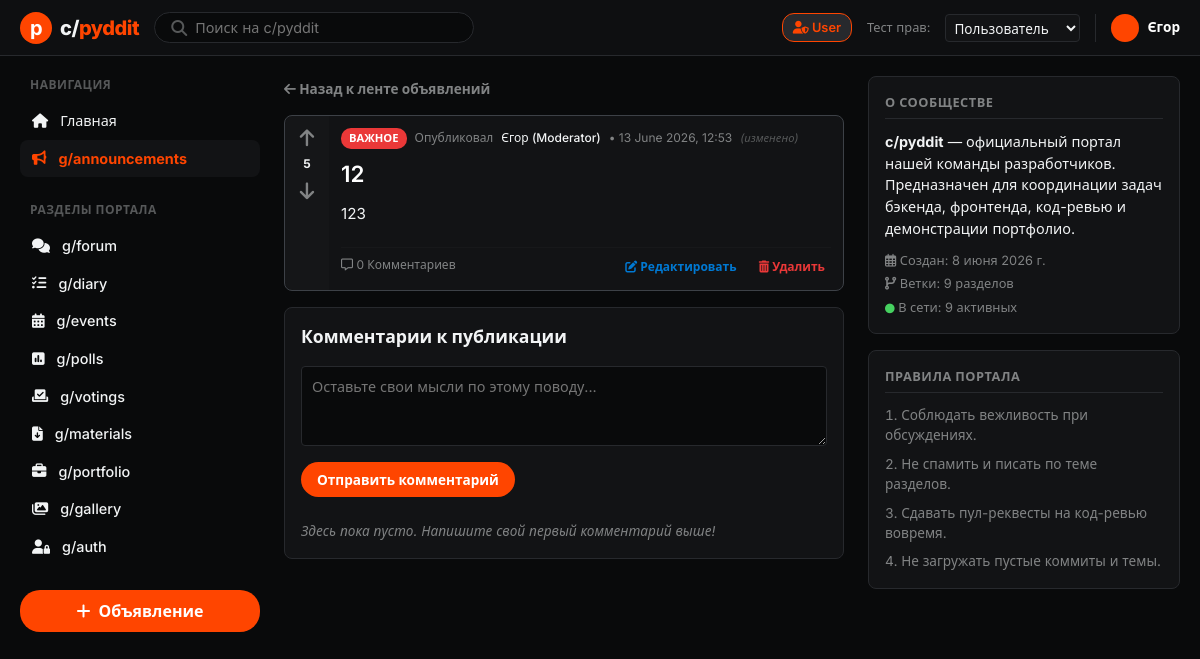
Page /announcements/4/ on the earlier database version.
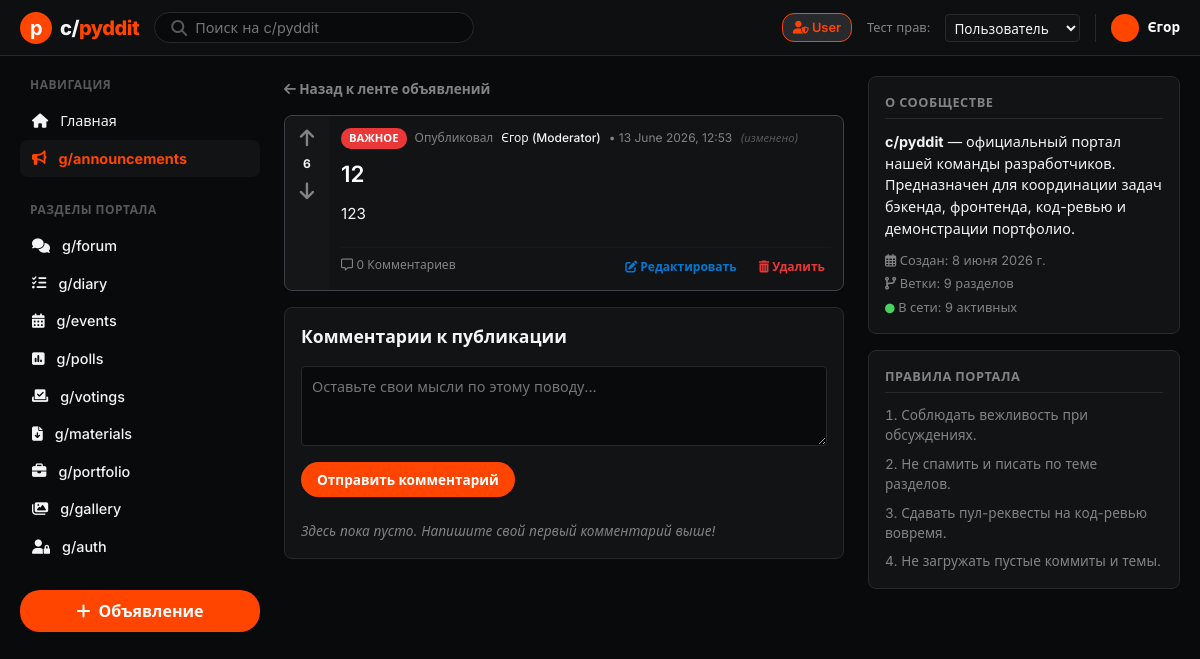
Same page on the later database version.
### portal/models.py (models this page shows, shortened)
class Announcement(models.Model):
    CATEGORY_CHOICES = [
        ('Important', 'Важное'),
        ('General', 'Общее'),
        ('Event', 'Событие'),
        ('Academic', 'Учеба'),
    ]
    title = models.CharField(max_length=200, verbose_name="Заголовок")
    content = models.TextField(verbose_name="Содержание")
    category = models.CharField(
        max_length=20,
        choices=CATEGORY_CHOICES,
        default='General',
        verbose_name="Категория"
    )
    author_name = models.CharField(max_length=100, default="Администратор", verbose_name="Автор")
    likes = models.IntegerField(default=0, verbose_name="Рейтинг (лайки)")
    created_at = models.DateTimeField(auto_now_add=True, verbose_name="Дата создания")
    updated_at = models.DateTimeField(auto_now=True, verbose_name="Дата обновления")
    is_pinned = models.BooleanField(default=False, verbose_name="Закреплено")
    class Meta:
        ordering = ['-is_pinned', '-created_at']
        verbose_name = "Объявление"
        verbose_name_plural = "Объявления"

### portal/views.py (the view, shortened to what this page needs)
# urls.py: path('announcements/<int:pk>/', views.announcement_detail, name='announcement_detail'),
def announcement_detail(request, pk):
    role = get_current_role(request)
    announcement = get_object_or_404(Announcement, pk=pk)
    comments = announcement.comments.all()
    context = {
        'role': role,
        'announcement': announcement,
        'comments': comments,
    }
    return render(request, 'portal/announcement_detail.html', context)

### portal/views.py (called while the page is built)
def get_current_role(request):
    return request.session.get('role', 'User')

### portal/templates/portal/announcement_detail.html (shortened to what the changed rows need)
{% extends 'portal/base.html' %}
{% block content %}
    <article class="post-card" style="border-color: var(--border-hover);">
        <div class="post-votes">
            <a href="{% url 'announcement_like' announcement.pk %}?dir=up" class="vote-arrow up">
                <i class="fas fa-arrow-up"></i>
            </a>
            <span class="vote-count {% if announcement.likes > 0 %}color-upvote{% elif announcement.likes < 0 %}color-downvote{% endif %}">
                {{ announcement.likes }}
            </span>
            <a href="{% url 'announcement_like' announcement.pk %}?dir=down" class="vote-arrow down">
                <i class="fas fa-arrow-down"></i>
            </a>
        </div>
        <div class="post-main">
            <div class="post-meta">
                <span class="tag-pill
                    {% if announcement.category == 'Important' %}tag-important
                    {% elif announcement.category == 'Academic' %}tag-academic
                    {% elif announcement.category == 'Event' %}tag-event
                    {% else %}tag-general{% endif %}">
                    {{ announcement.get_category_display }}
                </span>
                <span>Опубликовал</span>
                <span class="post-author">{{ announcement.author_name }}</span>
                <span>• {{ announcement.created_at|date:"d E Y, H:i" }}</span>
                {% if announcement.updated_at != announcement.created_at %}
                    <span style="font-size: 0.7rem; color: var(--text-muted); font-style: italic;">(изменено)</span>
                {% endif %}
            </div>
            <h2 class="post-title" style="font-size: 1.4rem; margin-bottom: 12px;">{{ announcement.title }}</h2>
            <div class="post-body" style="font-size: 0.95rem; color: var(--text-primary); line-height: 1.6; margin-bottom: 20px;">
                {{ announcement.content|linebreaks }}
            </div>
            <div class="post-footer">
                <span><i class="far fa-comment-alt"></i> {{ comments.count }} Комментариев</span>
                <div class="post-actions">
                    <a href="{% url 'announcement_edit' announcement.pk %}" class="btn-action edit">
                    </a>
                    <a href="{% url 'announcement_delete' announcement.pk %}" class="btn-action delete" onclick="return confirm('Удалить это объявление?');">
                    </a>
                </div>
            </div>
        </div>
    </article>
{% endblock %}

Differences in the rows shown:
changed Announcement "Єгор (Moderator)": likes "5" → "6"
